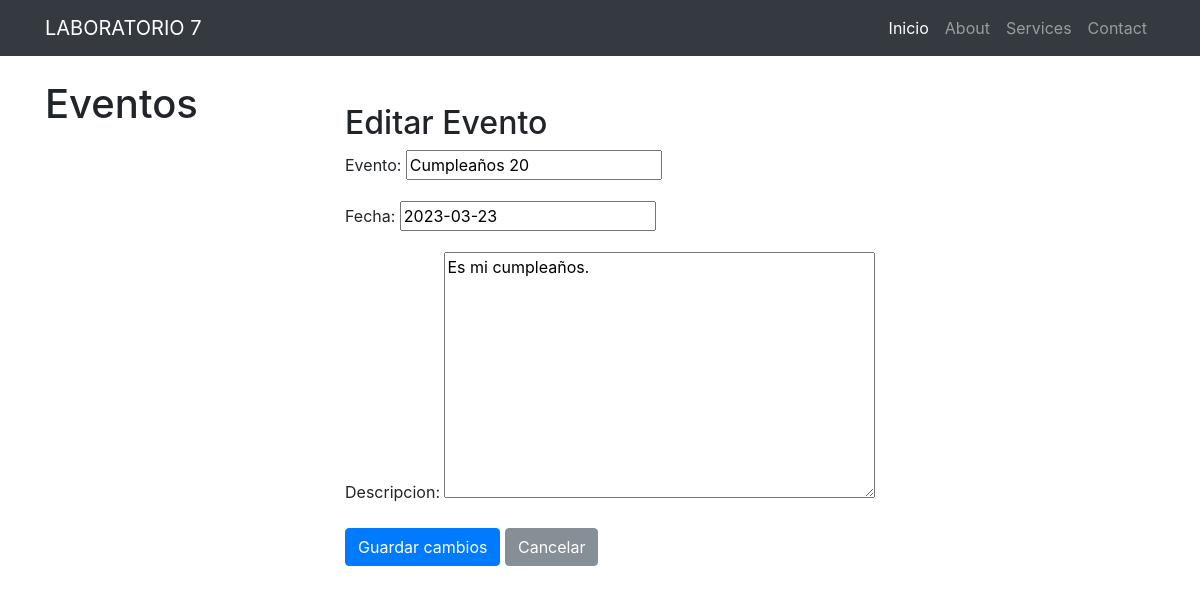
Page /eventos/editar_evento/4/ on the committed database.
### eventos/models.py (models this page shows, shortened)
class Evento(models.Model):
    evento = models.CharField(max_length=100)
    descripcion = models.TextField()
    fecha = models.DateField()

### eventos/views.py (the view)
# urls.py: path('editar_evento/<int:evento_id>/', views.editar_evento, name='editar_evento'),
def editar_evento(request, evento_id):
    evento = get_object_or_404(Evento, pk=evento_id)
    if request.method == 'POST':
        form = EventoForm(request.POST, instance=evento)
        if form.is_valid():
            form.save()
            return redirect('lista_eventos')
    else:
        form = EventoForm(instance=evento)
    return render(request, 'editar_evento.html', {'form': form, 'evento': evento})

### eventos/forms.py
class EventoForm(forms.ModelForm):
    class Meta:
        model = Evento
        fields = ['evento', 'descripcion', 'fecha']

### eventos/templates/editar_evento.html (shortened to what this page needs)
{% extends "layout.html" %}
{% block content %}
  <body>
    <div class="container mt-5">
      <h2>Editar Evento</h2>
      <form method="post">
        <div class="form-group">
          {{ form.evento.label_tag }}
          {{ form.evento }}
        </div>
        <div class="form-group">
          {{ form.fecha.label_tag }}
          {{ form.fecha }}
        </div>
        <div class="form-group">
          {{ form.descripcion.label_tag }}
          {{ form.descripcion }}
        </div>
        <button type="submit" class="btn btn-primary">Guardar cambios</button>
        <a href="{% url 'lista_eventos' %}" class="btn btn-secondary">Cancelar</a>
      </form>
    </div>
  </body>
{% endblock %}

### eventos/static/css/shop.css (style rules this page uses)
body { padding-top: 54px; }
@media (min-width: 992px) { body { padding-top: 56px; } }

### rows in the picture
Evento: evento "Cumpleaños 20", fecha "2023-03-23", descripcion "Es mi cumpleaños."
